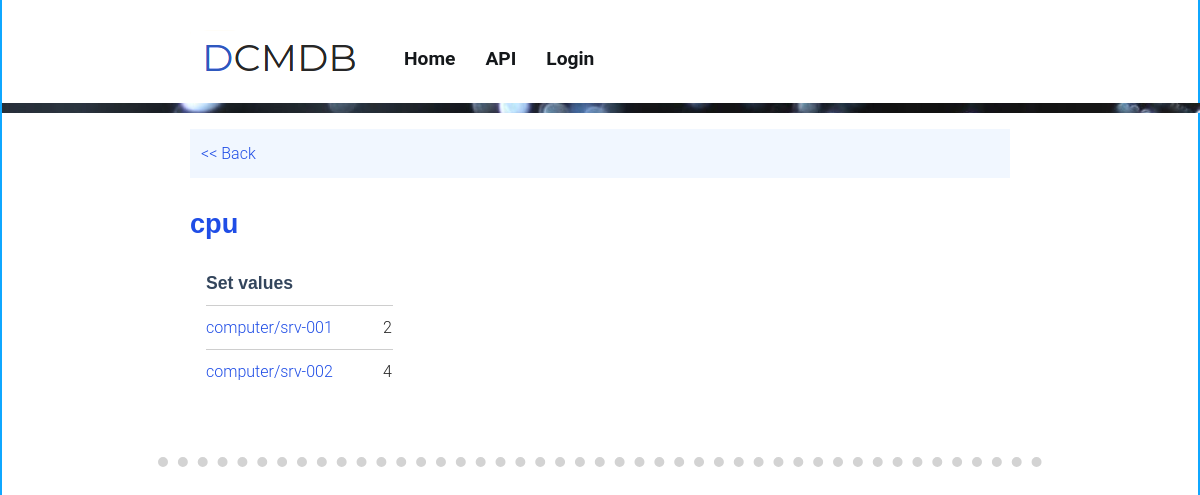
The page /ui/api/v1/value_type/cpu on the database its author committed.
### tables this page shows
CREATE TABLE types (id integer primary key autoincrement, handle text UNIQUE, name text, description text, value_limit text, data_type text, unit text);

CREATE TABLE objects (id integer primary key autoincrement, type int, handle text UNIQUE, value text);

### frontend/api_v1.py (the view)
@api.route('/ui/api/v1/value_type/<type_handle>')
@api.route('/ui/api/v1/value_type/<type_handle>/')
def render_value_type_details(type_handle):
    index.g.title = type_handle
    type_obj = index.backend.get_type_by_handle(type_handle)
    index.g.type_obj = type_obj
    index.g.objects = index.backend.udv.get_set_udv_values(type_handle)
    return index.render_template('api_v1_value_type_details.html')

### backend/app.py (called while the page is built)
    def get_object_by_id(self, obj_id):
        return self.object.get_object_by_id(obj_id)

    def get_type_by_id(self, type_id):
        return self.type.get_object_by_id(type_id)

    def get_type_by_handle(self, type_handle):
        return self.type.get_object_by_handle(type_handle)

### backend/application/printer.py (called while the page is built)
    def debug(self, message):
        verbosity = 3
        self.print(message, verbosity)

    def print(self, message, verbosity=3):
        if self.app.config["verbosity"] == 0:
            return
        if verbosity > self.app.config["verbosity"]:
            return
        prefix = (self.padding_prefix * self.step_index) + self.prefix
        m = prefix + message
        print(m)
        self.prefix = ""
        return

### backend/application/sqlite_engine.py (called while the page is built)
    def connect(self):
        if self.connection == False:
            self.connection = sqlite3.connect(self.url)
            self.cursor = self.connection.cursor()

    def commit(self):
        self.connection.commit()

    def close_connection(self):
        self.connection.close()
        self.connection = False

    def fetch_one(self, query):
        self.connect()
        qr = self.cursor.execute(query)
        result = self.cursor.fetchone()
        self.commit()
        self.close_connection()
        return result

    def fetch_all(self, query):
        self.connect()
        qr = self.cursor.execute(query)
        result = self.cursor.fetchall()
        self.commit()
        self.close_connection()
        return result

### backend/classes/object.py (called while the page is built)
    def get_object_by_id(self, obj_id):
        query = "SELECT * FROM objects " \
                "WHERE id = '%s'" % obj_id
        fetch_result = self.app.db.fetch_one(query)
        if fetch_result is None:
            return False
        obj = ObjectInstance(app=self.app, row=fetch_result)
        return obj

    def get_udvs(self):
        query = "SELECT udv FROM udvs WHERE object_id = {}".format(self.id)
        udvs = self.app.db.fetch_all(query)
        if udvs is None:
            return []
        udv_return = []
        for udv in udvs:
            udv_type = udv[0]
            otype = self.app.get_type_by_handle(udv_type)
            table_name = "value_"+udv_type
            query = "SELECT value FROM {} WHERE parent_id = {}".format(table_name, self.id)
            self.print.debug(query)
            values = self.app.db.fetch_all(query)
            for value in values:
                udv_return.append((otype, value[0]))
        return udv_return

### frontend/templates/api_v1_value_type_details.html (shortened to what this page needs)
{% extends "base.html" %}
{% from 'common.html' import api_nav %}
{% from 'common.html' import input as input %}
{% block extra_css %}
		<link rel="stylesheet" href="/static/dist/css/forms.css" />
{% endblock %}
{% block content %}
<article>
	{{ api_nav(g) }}
	<h1> <a href="/ui/api/v1/object/{{ g.type_obj.url }}">{{ g.title }}</a></h1>
	<table class="tablelist">
		{% if g.objects %}
		<tr><td colspan="2"><h2>Set values</h2></td></tr>
		{% for obj in g.objects %}
			<tr>
				<td>
					<a href="/ui/api/v1/object/{{ obj[0].url }}">
					{{ obj[0].type_name}}/{{ obj[0].value }}
					</a>
				</td>
				<td>
					{{ ", ".join(obj[1]) }}
				</td>
			</tr>
		{% endfor %}
	    {% endif %}
	</table>
</article>
{% endblock %}

### rows shown on the page
types: handle "computer" "computer"
objects: handle "srv-001"
objects: handle "srv-002"

### other values the page prints
{{ g.title }} "cpu"
{{ ", ".join(obj[1]) }} "2" "4"
